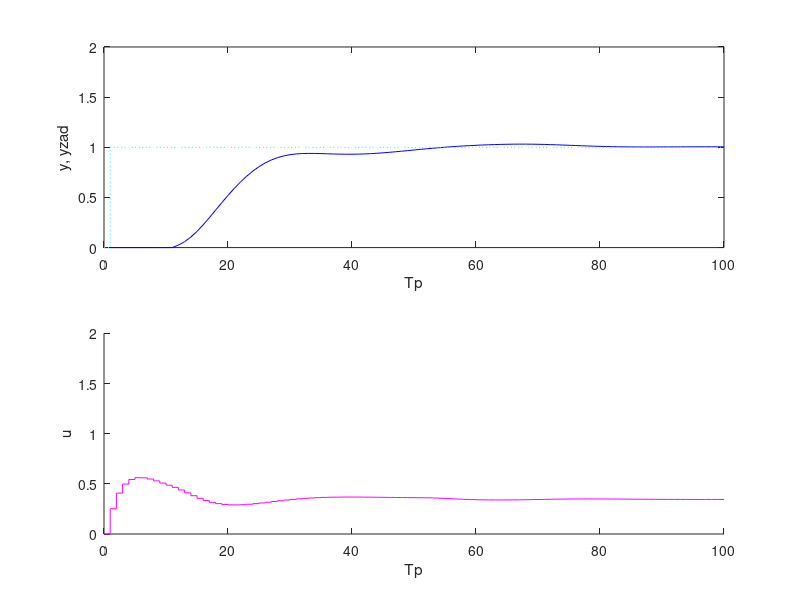

This chart was generated by the following MATLAB code:
clear all;
%%REGULATOR DMC
y_zad=1;        %skok
T_sim=100;       %czas symulacji
Nu=3;          %horyzont sterowania
D=50;           %horyzont dynamiki
N=50;           %horyzont predykcji
l=10;           %wsp kary

y_k_1 = 1.725;           %y(k-1)
y_k_2 = -0.7414;         %y(k-2)
u_k_11 = 0.0249;         %u(k-11)
u_k_12 = 0.0225;         %u(k-12)

y = zeros(N, 1);
u = ones(N, 1);
y(12)=y_k_1*y(11) + y_k_2*y(10) + u_k_11;
for k=13:N
   y(k)=y_k_1*y(k-1) + y_k_2*y(k-2) + u_k_11*u(k-11) + u_k_12*u(k-12);
end

yk=0; 
uk=0; 
du_hist = zeros(D-1,1); 


Mp=zeros(N, D-1);
for i=1:N
   for j=1:D-1
      if i+j <= D
         Mp(i,j)=y(i+j)-y(j);
      else
         Mp(i,j)=y(D)-y(j);
      end;      
   end;
end;

M=zeros(N, Nu);
for i=1:N
   for j=1:Nu
      if (i >= j)
         M(i, j)=y(i-j+1);
      end;
   end;
end;

I=eye(Nu);
K=((M'*M+l*I)^(-1))*M';

U = zeros(1, T_sim);
Y = zeros(1, T_sim);

for i=1:T_sim
   
   if i==12
       yk=y_k_1*yk+y_k_2*y(i-2)+u_k_11;
   end
   if i>=13
       yk=y_k_1*Y(i-1)+y_k_2*Y(i-2)+u_k_11*U(i-11)+u_k_12*U(i-12);
   end
   
   du = K(1,:)*(y_zad*ones(N,1) - yk*ones(N,1) - Mp*du_hist);
   du_hist = [du; du_hist(1:end-1)];
   uk = uk + du_hist(1);
   
   U(i) = uk;
   Y(i) = yk;
end

figure;
subplot(211);
plot(Y, 'b');
hold on;
stairs(0:T_sim, [0 y_zad*ones(1,T_sim)], 'c:');
ylabel('y, yzad');
xlabel('Tp');
ylim([0 y_zad*2]);
hold off;

subplot(212);
hold on;
stairs(0:T_sim, [0 U], 'm');
xlabel('Tp');
ylabel('u');
ylim([0 y_zad*2]);
xlim([0 T_sim]);
hold off;
print('-dpng', '../images/z4.png');